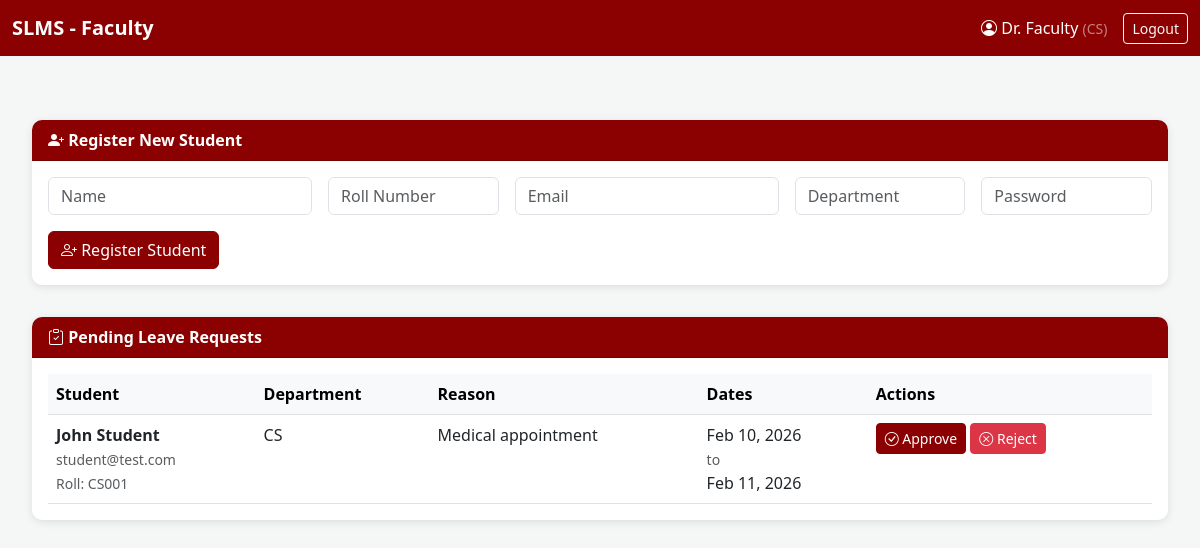
The app's page /faculty_dashboard.php (signed in) with its own data.
### tables this page shows
CREATE TABLE leaves (
    id INT AUTO_INCREMENT PRIMARY KEY,
    user_id INT NOT NULL,
    reason TEXT NOT NULL,
    startDate DATE NOT NULL,
    endDate DATE NOT NULL,
    status ENUM('Pending', 'Approved', 'Rejected') DEFAULT 'Pending',
    facultyComment TEXT,
    created_at TIMESTAMP DEFAULT CURRENT_TIMESTAMP,
    FOREIGN KEY (user_id) REFERENCES users(id) ON DELETE CASCADE
);

CREATE TABLE users (
    id INT AUTO_INCREMENT PRIMARY KEY,
    name VARCHAR(100) NOT NULL,
    email VARCHAR(100) NOT NULL UNIQUE,
    password VARCHAR(255) NOT NULL,
    role ENUM('student', 'faculty', 'admin') NOT NULL,
    department VARCHAR(50),
    rollNumber VARCHAR(20),       
    designation VARCHAR(50),      
    created_at TIMESTAMP DEFAULT CURRENT_TIMESTAMP
);

### faculty_dashboard.php (the view, shortened to what this page needs)
<?php
include 'includes/db_connect.php';
$pendingLeaves = $conn->query("
    SELECT l.*, u.name as student_name, u.email as student_email, u.department as student_dept, u.rollNumber
    FROM leaves l
    JOIN users u ON l.user_id = u.id
    WHERE l.status = 'Pending'
    ORDER BY l.created_at DESC
");
?>
<!DOCTYPE html>
<html lang="en">
<head>
    <link href="https://cdn.jsdelivr.net/npm/bootstrap@5.3.0/dist/css/bootstrap.min.css" rel="stylesheet">
    <link rel="stylesheet" href="https://cdn.jsdelivr.net/npm/bootstrap-icons@1.10.0/font/bootstrap-icons.css">
</head>
<body>
<?php include 'includes/navbar.php'; ?>
<div class="dashboard-container">
    <div class="card">
        <div class="card-header">
            <i class="bi bi-person-plus-fill"></i> Register New Student
        </div>
        <div class="card-body">
            <form method="POST" action="">
                <div class="row g-3">
                    <div class="col-md-3">
                        <input type="text" name="name" class="form-control" placeholder="Name" required>
                    </div>
                    <div class="col-md-2">
                        <input type="text" name="rollNumber" class="form-control" placeholder="Roll Number" required>
                    </div>
                    <div class="col-md-3">
                        <input type="email" name="email" class="form-control" placeholder="Email" required>
                    </div>
                    <div class="col-md-2">
                        <input type="text" name="department" class="form-control" placeholder="Department" required>
                    </div>
                    <div class="col-md-2">
                        <input type="password" name="password" class="form-control" placeholder="Password" required minlength="6">
                    </div>
                </div>
                <div class="mt-3">
                    <button type="submit" name="add_student" class="btn btn-success">
                        <i class="bi bi-person-plus"></i> Register Student
                    </button>
                </div>
            </form>
        </div>
    </div>
    <div class="card">
        <div class="card-header">
            <i class="bi bi-clipboard-check"></i> Pending Leave Requests
        </div>
        <div class="card-body">
            <?php if($pendingLeaves->num_rows == 0): ?>
                <p class="text-muted">No pending leave requests.</p>
            <?php else: ?>
                <div class="table-responsive">
                    <table class="table table-hover">
                        <thead class="table-light">
                            <tr>
                                <th>Student</th>
                                <th>Department</th>
                                <th>Reason</th>
                                <th>Dates</th>
                                <th>Actions</th>
                            </tr>
                        </thead>
                        <tbody>
                            <?php while($leave = $pendingLeaves->fetch_assoc()): ?>
                                <tr>
                                    <td>
                                        <strong><?php echo htmlspecialchars($leave['student_name']); ?></strong><br>
                                        <small class="text-muted"><?php echo htmlspecialchars($leave['student_email']); ?></small><br>
                                        <small class="text-muted">Roll: <?php echo htmlspecialchars($leave['rollNumber']); ?></small>
                                    </td>
                                    <td><?php echo htmlspecialchars($leave['student_dept']); ?></td>
                                    <td><?php echo htmlspecialchars($leave['reason']); ?></td>
                                    <td>
                                        <?php echo date('M d, Y', strtotime($leave['startDate'])); ?><br>
                                        <small class="text-muted">to</small><br>
                                        <?php echo date('M d, Y', strtotime($leave['endDate'])); ?>
                                    </td>
                                    <td>
                                        <button type="button" class="btn btn-sm btn-success"
                                                onclick="updateLeave(<?php echo $leave['id']; ?>, 'Approved')">
                                            <i class="bi bi-check-circle"></i> Approve
                                        </button>
                                        <button type="button" class="btn btn-sm btn-danger"
                                                onclick="updateLeave(<?php echo $leave['id']; ?>, 'Rejected')">
                                            <i class="bi bi-x-circle"></i> Reject
                                        </button>
                                    </td>
                                </tr>
                            <?php endwhile; ?>
                        </tbody>
                    </table>
                </div>
            <?php endif; ?>
        </div>
    </div>
</div>
</body>
</html>

### faculty_dashboard.php (style rules this page uses)
body { background-color: #f4f7f6; }
.dashboard-container { max-width: 1200px; margin: 0 auto; padding: 2rem; }
.card { border: none; border-radius: 10px; box-shadow: 0 2px 8px rgba(0,0,0,0.1); margin-bottom: 2rem; }
.card-header { background-color: #8b0000; color: white; font-weight: 600; border-radius: 10px 10px 0 0 !important; }
.table { margin-bottom: 0; }
.btn-success { background-color: #8b0000 !important; border-color: #8b0000 !important; }

### records on screen
leaves: user.name "John Student", user.email "student@test.com", user.rollNumber "CS001", user.department "CS", reason "Medical appointment", startDate "Feb 10, 2026", endDate "Feb 11, 2026"

### other values on screen
$_SESSION['role'] "Faculty"
$_SESSION['name'] "Dr. Faculty"
$_SESSION['department'] "CS"
